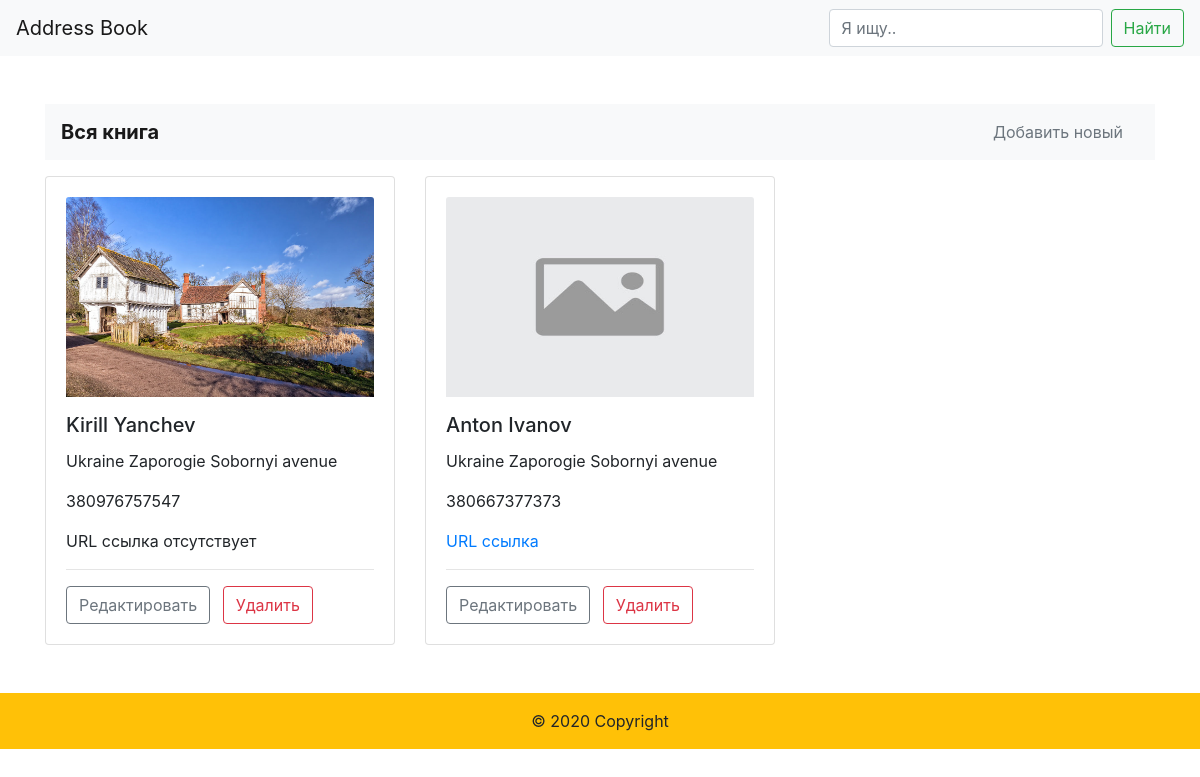
/book/, run on the app's committed database.
### book/models.py (models this page shows, shortened)
class Person(models.Model):
    name = models.CharField('Имя', max_length=100)
    sname = models.CharField('Фамилия', max_length=100)
    country = models.CharField('Страна', max_length=100, blank=True, null=True)
    city = models.CharField('Город', max_length=100, blank=True, null=True)
    street = models.CharField('Улица', max_length=100, blank=True, null=True)
    url = models.URLField('Сылка', blank=True, null=True)
    phone = models.CharField('Телефон', max_length=100)
    photo = models.ImageField('Фото', upload_to='photo/', blank=True, null=True)

### book/views.py (the view)
# urls.py: path('', views.index, name='index'),
def index(request):
    context = {
        'persons': Person.objects.all(),
    }
    return render(request, 'book/index.html', context)

### book/templates/book/index.html (shortened to what this page needs)
{% extends 'book/base.html' %}
{% load static %}
{% block content %}
<div class="container">
    <nav class="navbar navbar-light bg-light mt-5">
      <span class="navbar-brand font-weight-bold">
        Вся книга
      </span>
      <a class="nav-link text-muted" href="{% url 'book:config' %}">Добавить новый</a>
    </nav>
    <div class="row">
        {% if persons %}
        {% for object in persons %}
            <div class="col-4">
              <div class="card mt-3">
                <div class="card-body">
                    {% if object.photo %}
                    <img class="card-img-top"  height="200" src="{{ object.photo.url }}">
                    {% else %}
                    <img class="card-img-top"  height="200" src="/photo/default.jpg">
                    {% endif %}
                    <h5 class="mt-3 card-title">{{ object.name }} {{ object.sname }}</h5>
                    {% if object.country %}
                        <p class="">{{ object.country }} {{ object.city }} {{ object.street }}</p>
                    {% else %}
                        <p class="">Адреc отсутствует</p>
                    {% endif %}
                    <p class="">{{ object.phone }}</p>
                    {% if object.url %}
                        <a href="{{ object.url }}" class="">URL ссылка</a>
                    {% else %}
                        <p class="">URL ссылка отсутствует</p>
                    {% endif %}
                    <hr>
                    <a href="{% url 'book:edit' object.id %}" class="btn btn-outline-secondary">Редактировать</a>
                    <a href="{% url 'book:remove' object.id %}" class="btn btn-outline-danger ml-2">Удалить</a>
                </div>
              </div>
            </div>
        {% endfor %}
        {% else %}
            <div class="container">
                <h2 class="mt-5 text-center">Адресная книга пуста</h2>
            </div>
        {% endif %}
    </div>
</div>
{% endblock %}

### book/templates/book/base.html (shortened to what this page needs)
<!DOCTYPE html>
{% load static %}
<html lang="en">
<head>
    <link rel="stylesheet" href="https://cdn.jsdelivr.net/npm/bootstrap@4.5.3/dist/css/bootstrap.min.css">
</head>
<body>
        <nav class="sticky-top navbar navbar-light bg-light justify-content-between">
          <a class="navbar-brand" href="{% url 'book:index' %}">
              Address Book
          </a>
          <form class="form-inline" method="post" action="{% url 'book:search' %}">
            <input class="form-control mr-sm-2" type="search" name="search" placeholder="Я ищу.." aria-label="Search">
            <button class="btn btn-outline-success my-2 my-sm-0" type="submit" >Найти</button>
          </form>
        </nav>
    <div>
        {% block content %}
        {% endblock %}
    </div>
</body>
<footer class="mt-5 page-footer font-small bg-warning">
  <div class="footer-copyright text-center py-3">
      © 2020 Copyright
  </div>
</footer>
</html>

### data on the page
Person: photo (picture), name "Kirill", sname "Yanchev", country "Ukraine", city "Zaporogie", street "Sobornyi avenue", phone "380976757547", url "URL ссылка отсутствует"
Person: name "Anton", sname "Ivanov", country "Ukraine", city "Zaporogie", street "Sobornyi avenue", phone "380667377373"
